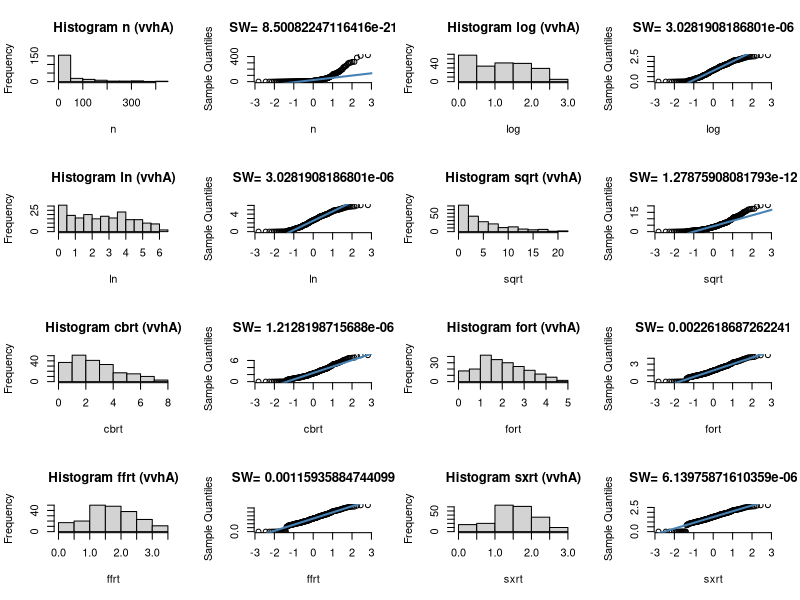
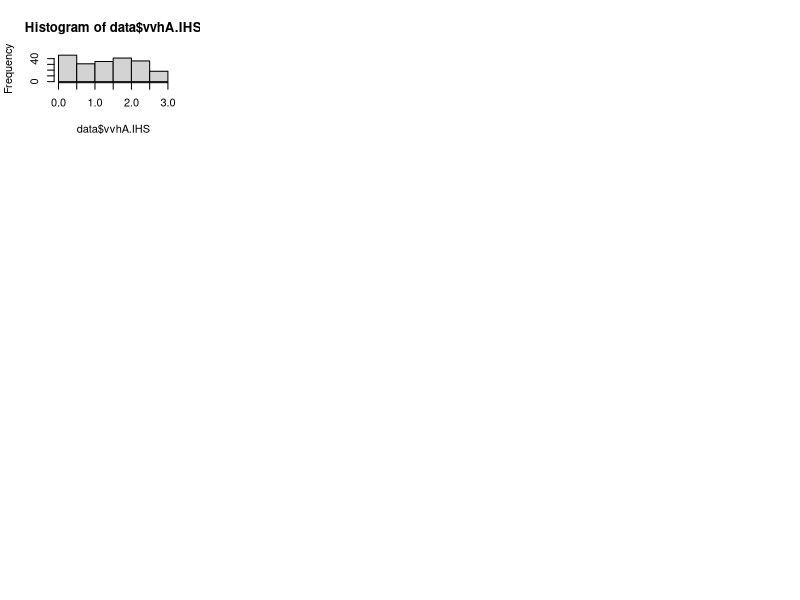

The R script that drew these images, in order: (Note: this script raises an error after producing the figures.)
## ---- chunk 1
knitr::opts_chunk$set(echo = TRUE)
## ---- chunk 2
rm(list=ls()) # clear workspace
data = read.csv("AlaWai_DiscreteBottle.csv") # first drag/drop in repo on github website
data = subset(data, !is.na(data$vvhA)) # keep only rows with observations for vvhA
data$vvhA = as.numeric(data$vvhA) # change the class type to numeric
## ---- chunk 3
# Define a set of transformations to test
n = data$vvhA # nothing
log = log10(data$vvhA + 1) # add 1 otherwise undefined
ln = log(data$vvhA + 1)
sqrt = sqrt(data$vvhA) # reduce powers since right skewed
cbrt = (data$vvhA)^(1/3)
fort = (data$vvhA)^(1/4)
ffrt = (data$vvhA)^(1/5)
sxrt = (data$vvhA)^(1/6)
  
# Combine the output in a data frame
tran = data.frame(n, log, ln, sqrt, cbrt, fort, ffrt, sxrt)

# Visually inspect each transformation with a histogram and quantile-quantile plot
# Plot Shapiro-Wilk test result in qq-plot title

par(mfrow=c(4,ncol(tran)/2)) # combine the following plots into one grid
for (i in 1:ncol(tran)){ # for each column, make two plots
  hist(tran[,i], xlab=colnames(tran)[i], main = paste("Histogram", colnames(tran)[i], "(vvhA)")) # histogram
  qqnorm(tran[,i], xlab=colnames(tran)[i], main = paste("SW=", shapiro.test(tran[,i])$p.value), pch = 1, frame = FALSE) # qq-plot with SW p-value
  qqline(tran[,i], col = "steelblue", lwd = 2) # perfectly normal line
}

# None of these look great but 1/4 is the closest
# Let's see what the optimum would be to maximize the SW p-value

shapiro.pvalue <- function(a, x){ # define the function to be optimized
  shapiro.test(x^a)$p.value 
}
optimize(shapiro.pvalue, lower=0.01, upper=1, x=data$vvhA, maximum=TRUE) 

# In conclusion, the optimal power function would be 0.2280655 which gives a SW p-value of 0.004184215 so technically we're still not in the clear

## ---- chunk 4
data$vvhA.IHS = log10(data$vvhA + ((data$vvhA^2 + 1)^(1/2)))
hist(data$vvhA.IHS)
qqPlot(data$vvhA.IHS)
shapiro.test(data$vvhA.IHS)

ihs <- function(x) {
  y <- log(x + sqrt(x ^ 2 + 1))
  return(y)
}
## ---- chunk 5
#https://www.r-bloggers.com/how-to-detect-heteroscedasticity-and-rectify-it/
#https://rpubs.com/bskc/288328
